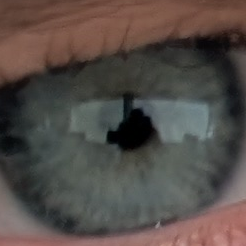
#> input picture eyes/honni.png, 246 x 246 px
$ jupyter execute eyes.ipynb
#> lines starting #> are read from the running program, lines starting #| are printed output that depends on the picture
[cell 1]
import matplotlib.pyplot as plt
import numpy as np

from matplotlib.colors import rgb2hex, hex2color, CSS4_COLORS
from skimage.color import rgb2lab, lab2rgb

[cell 2]
honni = plt.imread("honni.png")[:,:, :3]
kirschi = plt.imread("kirschi.png")[:,:, :3]
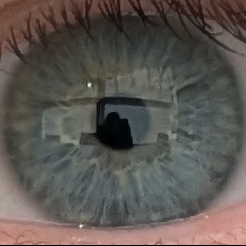
#> input picture eyes/kirschi.png, 246 x 246 px

[cell 3]
# cropping rectangle
t, b = 170, 200
l, r = 70, 180

[cell 4]
plt.figure()

plt.subplot(1, 2, 1)
plt.title('Honni')
plt.imshow(honni)
plt.vlines([l, r], t, b, color='red')
plt.hlines([t, b], l, r, color='red')

plt.subplot(1, 2, 2)
plt.title('Kirschi')
plt.imshow(kirschi)
plt.vlines([l, r], t, b, color='red')
plt.hlines([t, b], l, r, color='red')

plt.tight_layout()
plt.show()
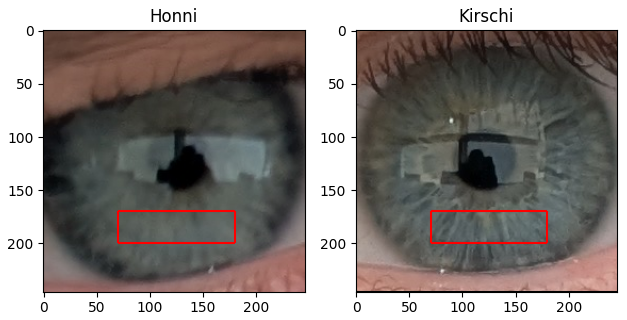
#> figure drawn by matplotlib, 2 panels

[cell 5]
honni_slice = honni[t:b, l:r]
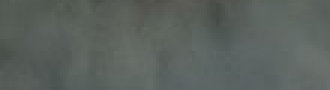
#> honni_slice: shape (30, 110, 3) float32 (shown 3 times larger); mean R, G, B 0.356, 0.383, 0.366
kirschi_slice = kirschi[t:b, l:r]
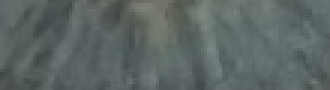
#> kirschi_slice: shape (30, 110, 3) float32 (shown 3 times larger); mean R, G, B 0.362, 0.401, 0.396

[cell 6]
plt.figure()
plt.subplot(2, 1, 1)
plt.title('Honni')
plt.imshow(honni_slice)
plt.subplot(2, 1, 2)
plt.title('Kirschi')
plt.imshow(kirschi_slice)
plt.tight_layout()
plt.show()

[cell 7]
honni_colour = lab2rgb(np.mean(rgb2lab(honni_slice), axis=(0, 1)))
#> honni_colour = [0.356, 0.383, 0.366]
kirschi_colour = lab2rgb(np.mean(rgb2lab(kirschi_slice), axis=(0, 1)))
#> kirschi_colour = [0.362, 0.401, 0.396]
delta_colour = lab2rgb(rgb2lab(kirschi_colour) - rgb2lab(honni_colour))
#> delta_colour = [0.0102, 0.0265, 0.0442]

[cell 8]
plt.figure()
plt.subplot(1, 2, 1)
plt.title('Honni: ' + rgb2hex(honni_colour))
plt.axis('off')
plt.imshow(honni_colour[None, None])
plt.subplot(1, 2, 2)
plt.title('Kirschi : ' + rgb2hex(kirschi_colour))
plt.axis('off')
plt.imshow(kirschi_colour[None, None])
plt.tight_layout()
plt.show()
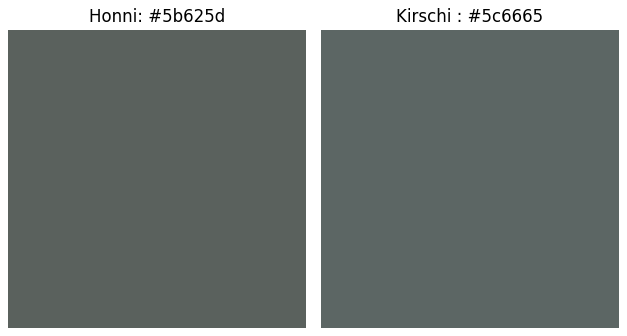
#> figure drawn by matplotlib, 2 panels

[cell 9]
plt.figure()
plt.title('Kirschi minus Honni : ' + rgb2hex(delta_colour))
plt.bar(['red', 'green', 'blue'], delta_colour, color=['r', 'g', 'b'])
plt.tight_layout()
plt.show()
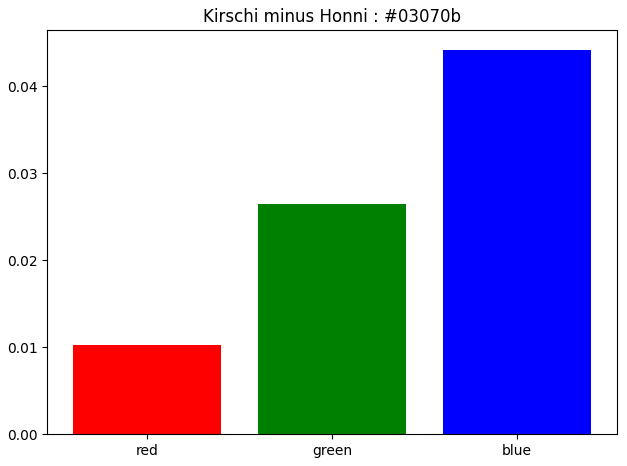
#> figure drawn by matplotlib, 1 panel; tallest bar 0.0442 high, from x = 1.6 to 2.4

[cell 10]
print('Established colour names:')
CSS4_COLORS

[cell 11]
def colour_distance(rgb1, rgb2):
    # use CIE 1976 L*a*b* colour space
    lab1 = rgb2lab(rgb1)
    lab2 = rgb2lab(rgb2)

    for lab in [lab1, lab2]:
        lightness = np.clip(lab[..., 0], 1e-10, None)
        chroma = np.linalg.norm(lab[..., 1:])
        saturation = 100 * chroma / lightness
        lab[..., 0] = saturation

    return np.linalg.norm(lab2 - lab1, axis=-1)


def top_k_colour_matches(colour, k):
    differences = {
        k: colour_distance(colour, np.array(hex2color(c)))
        for k, c in CSS4_COLORS.items()
        if 'gray' not in k  # exclude American spelling
    }
#> differences = 141 items
    colour_ranking = sorted(differences.items(), key=lambda x: x[1])
#> colour_ranking = 141 items, first 6: ('mintcream', 5.31), ('honeydew', 5.58), ('azure', 5.63), ('ivory', 6.08), ('floralwhite', 6.73), ('linen', 7.61)
    return [k for k, _ in colour_ranking[:k]]

[cell 12]
print('Honni\'s 10 closest eye colours:\n')
print(*top_k_colour_matches(honni_colour, k=10), sep='\n')
#| mintcream
#| honeydew
#| azure
#| ivory
#| floralwhite
#| linen
#| oldlace
#| seashell
#| aliceblue
#| lightcyan

[cell 13]
print('Kirschi\'s 10 closest eye colours:\n')
print(*top_k_colour_matches(kirschi_colour, k=10), sep='\n')
#| azure
#| mintcream
#| lightcyan
#| aliceblue
#| honeydew
#| ivory
#| floralwhite
#| ghostwhite
#| seashell
#| linen
